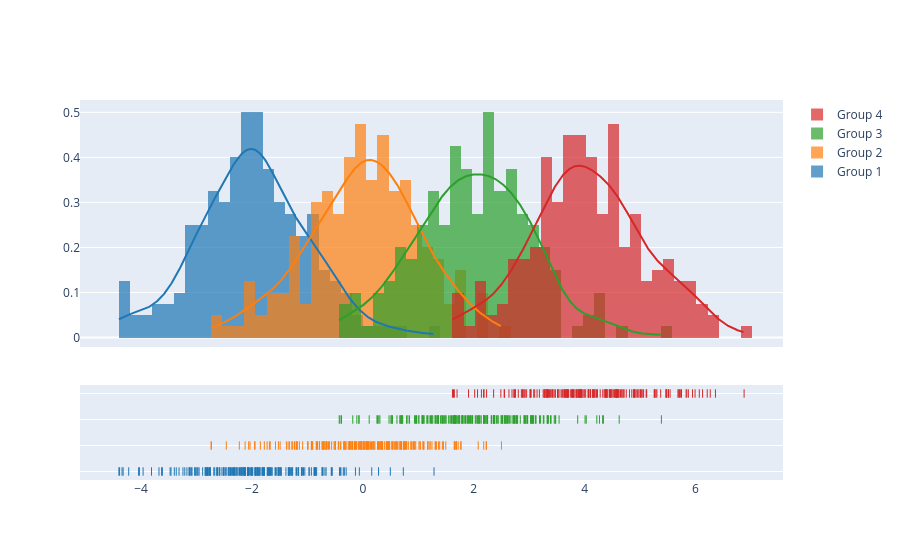

Write notebook code for a chart like this one.
### Code cell
import plotly.figure_factory as ff

# Add histogram data
x1 = np.random.randn(200) - 2
x2 = np.random.randn(200)
x3 = np.random.randn(200) + 2
x4 = np.random.randn(200) + 4

# Group data together
hist_data = [x1, x2, x3, x4]

group_labels = ['Group 1', 'Group 2', 'Group 3', 'Group 4']

# Create distplot with custom bin_size
fig = ff.create_distplot(hist_data, group_labels, bin_size=.2)
fig.show()

### Figure 1 — Plotly figure (JSON) as saved in the notebook; plotly's stock layout.template omitted (floating-point values rounded to 4 significant figures; data arrays with more than 128 entries replaced by an {"elided": "..."} marker saying what was removed)
{"data": [{"autobinx": false, "histnorm": "probability density", "legendgroup": "Group 1", "marker": {"color": "rgb(31, 119, 180)"}, "name": "Group 1", "opacity": 0.7, "type": "histogram", "x": {"elided": "200 float values"}, "xaxis": "x", "xbins": {"end": 1.284, "size": 0.2, "start": -4.399}, "yaxis": "y"}, {"autobinx": false, "histnorm": "probability density", "legendgroup": "Group 2", "marker": {"color": "rgb(255, 127, 14)"}, "name": "Group 2", "opacity": 0.7, "type": "histogram", "x": {"elided": "200 float values"}, "xaxis": "x", "xbins": {"end": 2.5, "size": 0.2, "start": -2.736}, "yaxis": "y"}, {"autobinx": false, "histnorm": "probability density", "legendgroup": "Group 3", "marker": {"color": "rgb(44, 160, 44)"}, "name": "Group 3", "opacity": 0.7, "type": "histogram", "x": {"elided": "200 float values"}, "xaxis": "x", "xbins": {"end": 5.385, "size": 0.2, "start": -0.4256}, "yaxis": "y"}, {"autobinx": false, "histnorm": "probability density", "legendgroup": "Group 4", "marker": {"color": "rgb(214, 39, 40)"}, "name": "Group 4", "opacity": 0.7, "type": "histogram", "x": {"elided": "200 float values"}, "xaxis": "x", "xbins": {"end": 6.876, "size": 0.2, "start": 1.616}, "yaxis": "y"}, {"legendgroup": "Group 1", "marker": {"color": "rgb(31, 119, 180)"}, "mode": "lines", "name": "Group 1", "showlegend": false, "type": "scatter", "x": {"elided": "500 float values"}, "xaxis": "x", "y": {"elided": "500 float values"}, "yaxis": "y"}, {"legendgroup": "Group 2", "marker": {"color": "rgb(255, 127, 14)"}, "mode": "lines", "name": "Group 2", "showlegend": false, "type": "scatter", "x": {"elided": "500 float values"}, "xaxis": "x", "y": {"elided": "500 float values"}, "yaxis": "y"}, {"legendgroup": "Group 3", "marker": {"color": "rgb(44, 160, 44)"}, "mode": "lines", "name": "Group 3", "showlegend": false, "type": "scatter", "x": {"elided": "500 float values"}, "xaxis": "x", "y": {"elided": "500 float values"}, "yaxis": "y"}, {"legendgroup": "Group 4", "marker": {"color": "rgb(214, 39, 40)"}, "mode": "lines", "name": "Group 4", "showlegend": false, "type": "scatter", "x": {"elided": "500 float values"}, "xaxis": "x", "y": {"elided": "500 float values"}, "yaxis": "y"}, {"legendgroup": "Group 1", "marker": {"color": "rgb(31, 119, 180)", "symbol": "line-ns-open"}, "mode": "markers", "name": "Group 1", "showlegend": false, "type": "scatter", "x": {"elided": "200 float values"}, "xaxis": "x", "y": {"elided": "200 str values"}, "yaxis": "y2"}, {"legendgroup": "Group 2", "marker": {"color": "rgb(255, 127, 14)", "symbol": "line-ns-open"}, "mode": "markers", "name": "Group 2", "showlegend": false, "type": "scatter", "x": {"elided": "200 float values"}, "xaxis": "x", "y": {"elided": "200 str values"}, "yaxis": "y2"}, {"legendgroup": "Group 3", "marker": {"color": "rgb(44, 160, 44)", "symbol": "line-ns-open"}, "mode": "markers", "name": "Group 3", "showlegend": false, "type": "scatter", "x": {"elided": "200 float values"}, "xaxis": "x", "y": {"elided": "200 str values"}, "yaxis": "y2"}, {"legendgroup": "Group 4", "marker": {"color": "rgb(214, 39, 40)", "symbol": "line-ns-open"}, "mode": "markers", "name": "Group 4", "showlegend": false, "type": "scatter", "x": {"elided": "200 float values"}, "xaxis": "x", "y": {"elided": "200 str values"}, "yaxis": "y2"}], "layout": {"barmode": "overlay", "hovermode": "closest", "legend": {"traceorder": "reversed"}, "xaxis": {"anchor": "y2", "domain": [0.0, 1.0], "zeroline": false}, "yaxis": {"anchor": "free", "domain": [0.35, 1], "position": 0.0}, "yaxis2": {"anchor": "x", "domain": [0, 0.25], "dtick": 1, "showticklabels": false}}}
